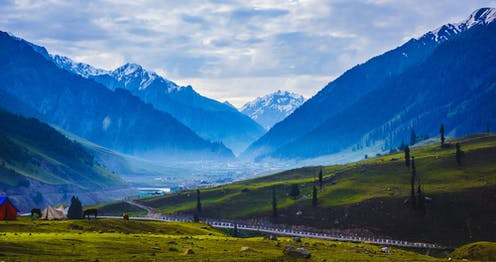
//> input picture All exercises/OpenCV  Videos, color spaces and histograms/moi_kashmir.jpg, 496 x 262 px
$ ./color_conversion   (built with g++ and OpenCV 4)
//> lines starting //> are read from the running program, lines starting //| are printed output that depends on the picture
#include "opencv2/opencv.hpp"
#include <iostream>
#include <string>

using namespace std;
using namespace cv;


int main() {

	Mat_<Vec3b> bgrImg = imread("moi_kashmir.jpg"),bgr_split [3],hsvImg, hsv_split [3], labImg, lab_split [3];
//> bgrImg is the input picture: 262 rows x 496 cols, CV_8UC3; mean B, G, R 139.8, 111.3, 75.1


	split(bgrImg, bgr_split);//split source
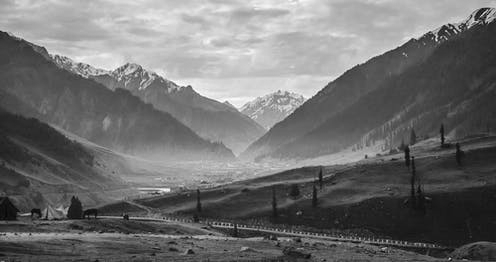
//> bgr_split[1]: 262 rows x 496 cols, CV_8UC1; min 1, max 255, mean 111.3
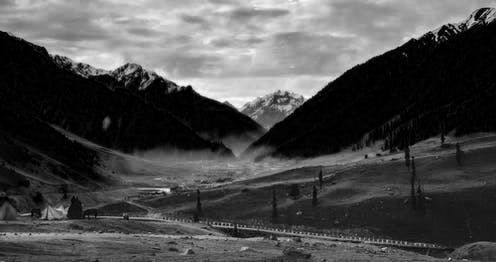
//> bgr_split[2]: 262 rows x 496 cols, CV_8UC1; min 0, max 255, mean 75.1

	imwrite("img_blue.png", bgr_split[0]); //blue channel
	imwrite("img_green.png", bgr_split[1]); //green channel
	imwrite("img_red.png", bgr_split[2]); //red channel

	for (int i = 0; i < 3; i++)
		imshow(to_string(i+1),bgr_split[i]);

	cvtColor(bgrImg, hsvImg, COLOR_BGR2HSV);
//> hsvImg: 262 rows x 496 cols, CV_8UC3; mean H, S, V 92.9, 146.2, 150.1

	split(hsvImg, hsv_split);//split source
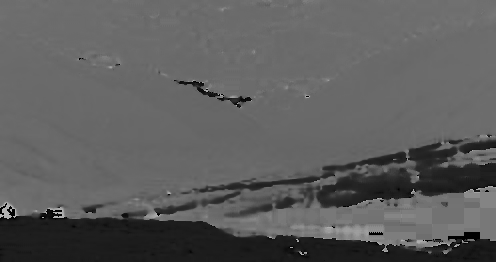
//> hsv_split[0]: 262 rows x 496 cols, CV_8UC1; min 0, max 179, mean 92.9
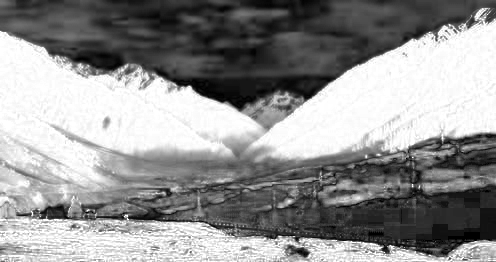
//> hsv_split[1]: 262 rows x 496 cols, CV_8UC1; min 0, max 255, mean 146.2
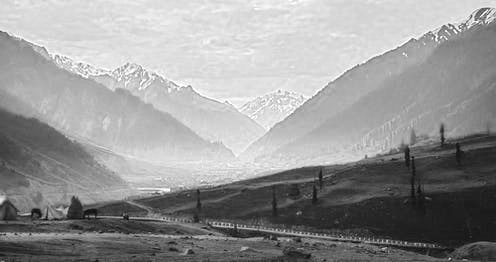
//> hsv_split[2]: 262 rows x 496 cols, CV_8UC1; min 6, max 255, mean 150.1

	imwrite("img_H.png", hsv_split[0]); //H channel
	imwrite("img_S.png", hsv_split[1]); //S channel
	imwrite("img_V.png", hsv_split[2]); //V channel

	for (int i = 0; i < 3; i++)
		imshow(to_string(i + 4), hsv_split[i]);

	cvtColor(bgrImg, labImg, COLOR_BGR2Lab);
//> labImg: 262 rows x 496 cols, CV_8UC3; mean of channels 0, 1, 2 116, 129.7, 109.9

	split(labImg, lab_split);//split source
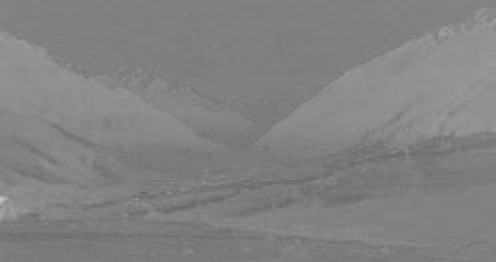
//> lab_split[1]: 262 rows x 496 cols, CV_8UC1; min 103, max 197, mean 129.7
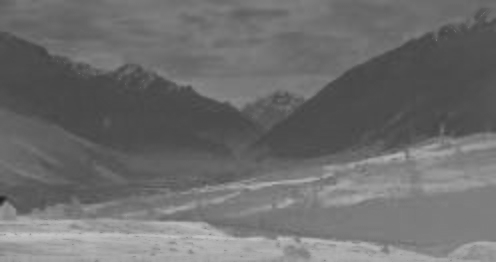
//> lab_split[2]: 262 rows x 496 cols, CV_8UC1; min 32, max 197, mean 109.9

	imwrite("img_L.png", lab_split[0]); //L channel
	imwrite("img_A.png", lab_split[1]); //A channel
	imwrite("img_B.png", lab_split[2]); //B channel

	for (int i = 0; i < 3; i++)
		imshow(to_string(i + 7), lab_split[i]);

	waitKey();

	return 0;
}
